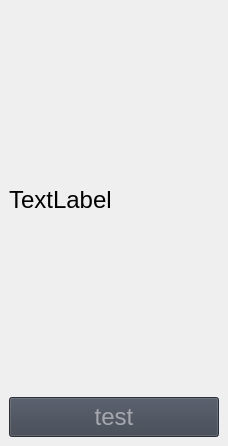
<?xml version="1.0" encoding="UTF-8"?>
<ui version="4.0">
 <class>SimplePluginUI</class>
 <widget class="QDockWidget" name="SimplePluginUI">
  <property name="enabled">
   <bool>true</bool>
  </property>
  <property name="geometry">
   <rect>
    <x>0</x>
    <y>0</y>
    <width>228</width>
    <height>446</height>
   </rect>
  </property>
  <property name="sizePolicy">
   <sizepolicy hsizetype="Fixed" vsizetype="Preferred">
    <horstretch>0</horstretch>
    <verstretch>0</verstretch>
   </sizepolicy>
  </property>
  <property name="minimumSize">
   <size>
    <width>69</width>
    <height>30</height>
   </size>
  </property>
  <property name="maximumSize">
   <size>
    <width>1024</width>
    <height>768</height>
   </size>
  </property>
  <property name="font">
   <font>
    <pointsize>18</pointsize>
   </font>
  </property>
  <property name="windowTitle">
   <string>SimplePlugin</string>
  </property>
  <widget class="QWidget" name="widget">
   <property name="sizePolicy">
    <sizepolicy hsizetype="Ignored" vsizetype="Ignored">
     <horstretch>0</horstretch>
     <verstretch>0</verstretch>
    </sizepolicy>
   </property>
   <property name="minimumSize">
    <size>
     <width>0</width>
     <height>0</height>
    </size>
   </property>
   <layout class="QVBoxLayout" name="verticalLayout">
    <item>
     <widget class="QLabel" name="label">
      <property name="text">
       <string>TextLabel</string>
      </property>
     </widget>
    </item>
    <item>
     <widget class="QPushButton" name="btn_test">
      <property name="minimumSize">
       <size>
        <width>0</width>
        <height>0</height>
       </size>
      </property>
      <property name="maximumSize">
       <size>
        <width>480</width>
        <height>40</height>
       </size>
      </property>
      <property name="font">
       <font>
        <pointsize>18</pointsize>
       </font>
      </property>
      <property name="styleSheet">
       <string notr="true">background-color: rgb(60, 66, 78);
color: rgb(165, 167, 173);
              </string>
      </property>
      <property name="text">
       <string>test</string>
      </property>
     </widget>
    </item>
   </layout>
  </widget>
 </widget>
 <resources/>
 <connections/>
</ui>
